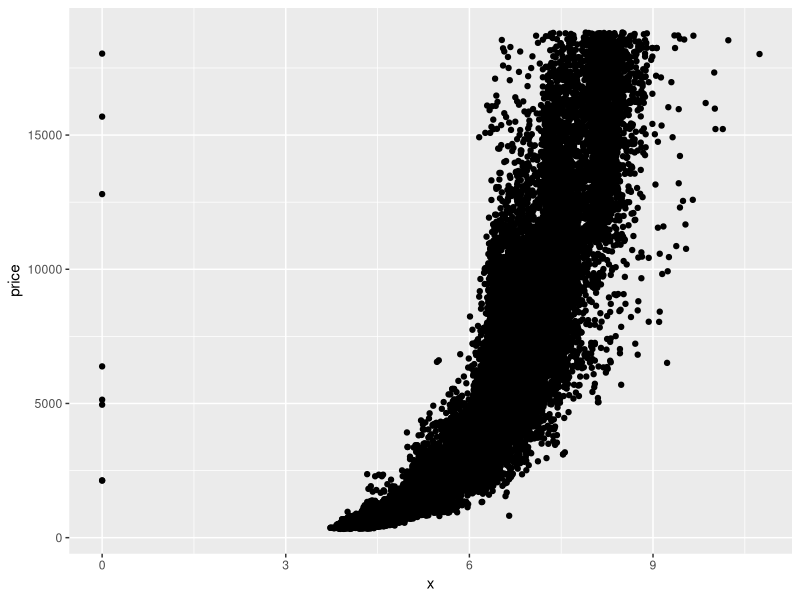
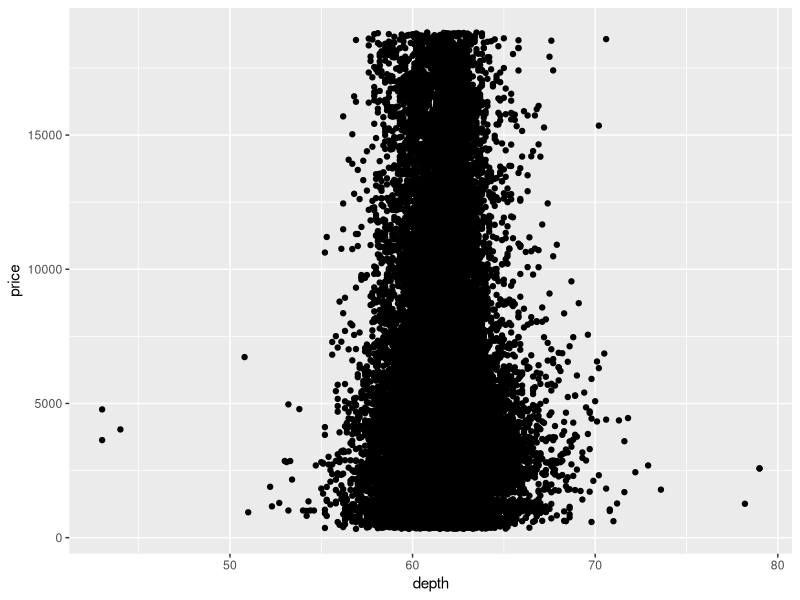
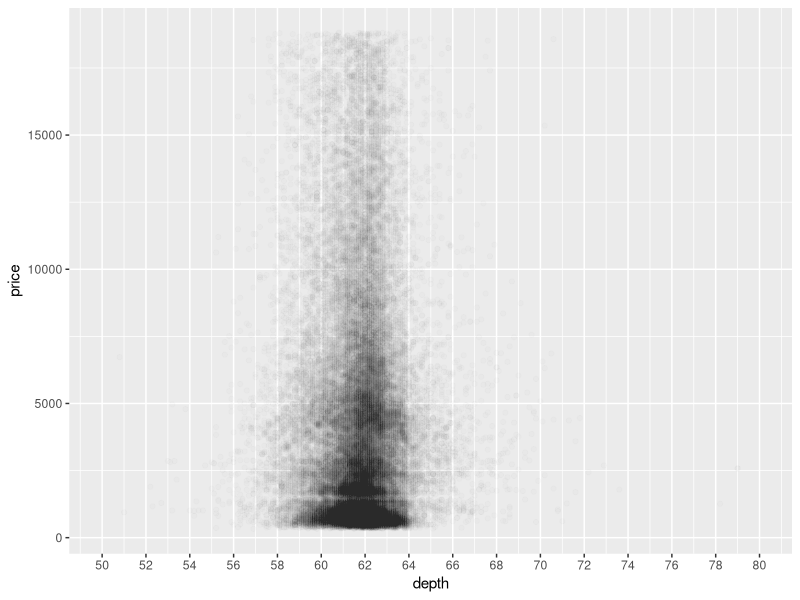
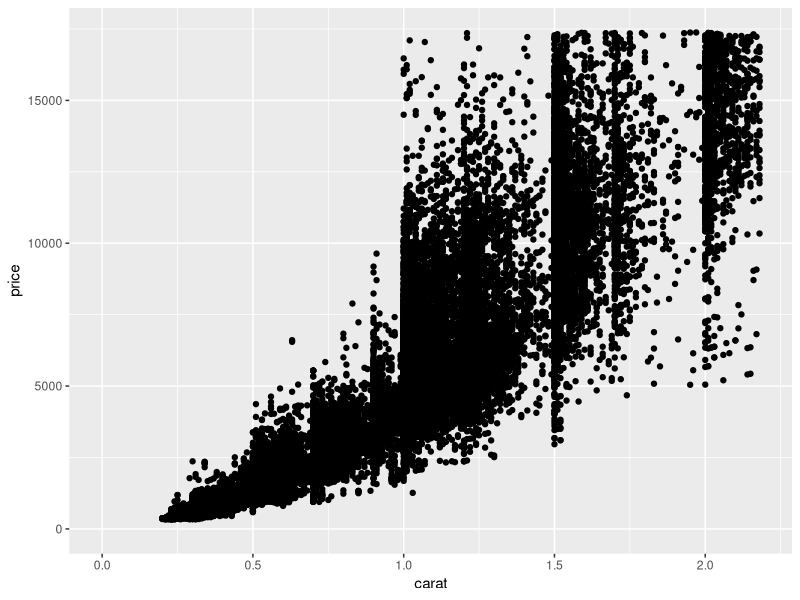
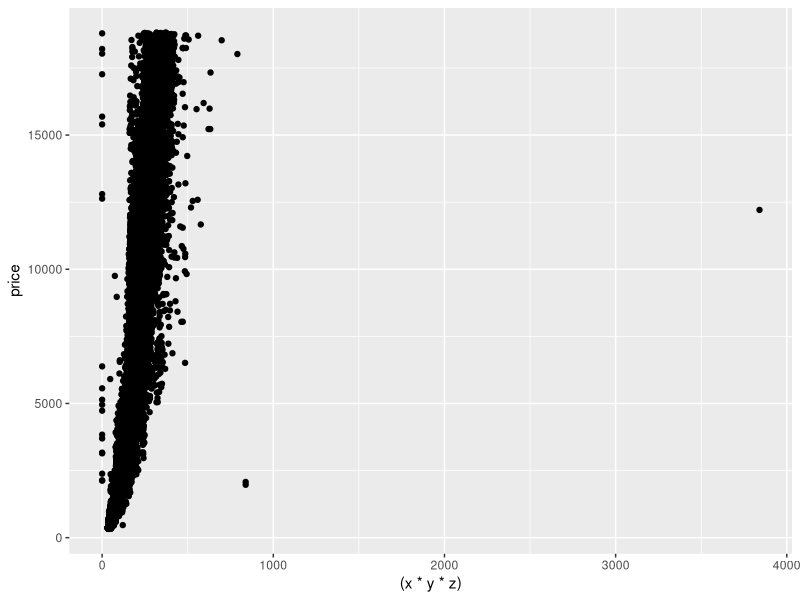
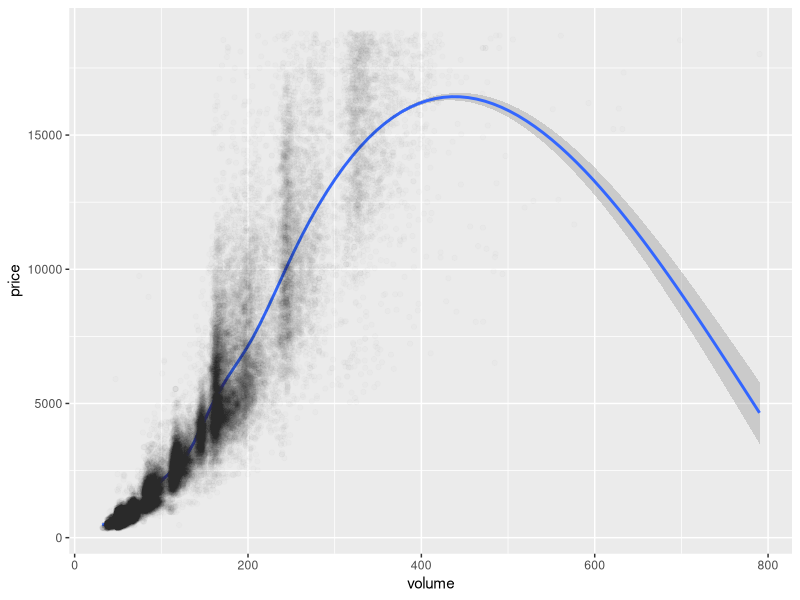
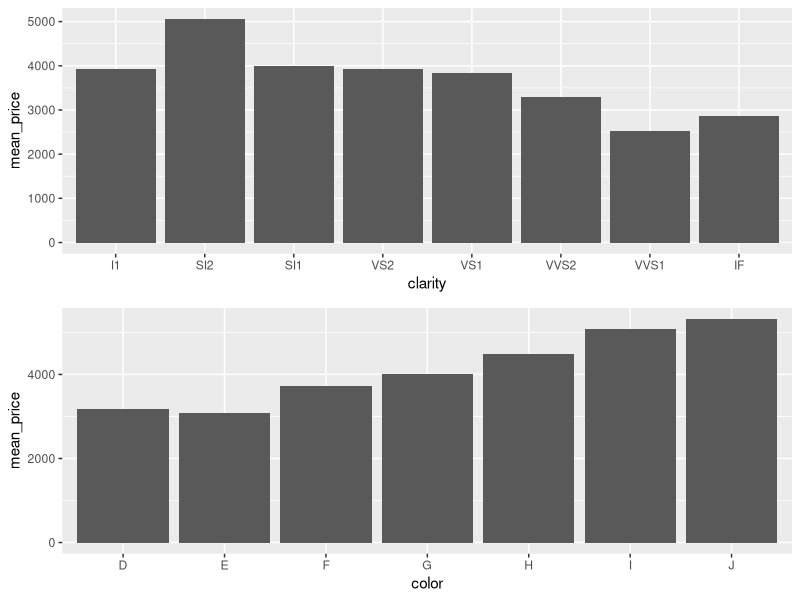

Reproduce these figures in R, in order.
## ---- chunk 1
library(ggplot2)
library(dplyr)
data(diamonds)
## ---- chunk 2
ggplot(aes(x=x,y=price),data=diamonds)+
  geom_point()
## ---- chunk 3
cor.test(diamonds$price,diamonds$x)
cor.test(diamonds$price,diamonds$y)
cor.test(diamonds$price,diamonds$z)
## ---- chunk 4
ggplot(aes(x=depth,y=price),data=diamonds)+
  geom_point()
## ---- chunk 5
ggplot(data = diamonds, aes(x = depth, y = price)) + 
  geom_point(alpha=1/100)+
  scale_x_continuous(limits=c(50,80),breaks=seq(50,80,2))
## ---- chunk 6
cor.test(diamonds$price,diamonds$depth)
## ---- chunk 7
ggplot(aes(x=carat,y=price),data=diamonds)+
  geom_point()+
  xlim(0,quantile(diamonds$carat,probs = 0.99))+
  ylim(0,quantile(diamonds$price,probs = 0.99))
## ---- chunk 8
ggplot(aes(x=(x*y*z),y=price),data=diamonds)+
  geom_point()
## ---- chunk 9
diamonds$volume<-diamonds$x*diamonds$y*diamonds$z
df_alt<-diamonds[diamonds$volume>0 & diamonds$volume<=800, ]
cor.test(df_alt$price,df_alt$volume)
## ---- chunk 10
ggplot(aes(x=volume,y=price),data=df_alt)+
  geom_smooth()+
  geom_point(alpha=1/100)
## ---- chunk 11
clarity_groups<-group_by(diamonds,clarity)
diamondsByClarity<-summarise(clarity_groups,
                             mean_price=mean(price),
                             median_price=median(price),
                             min_price=min(price),
                             max_price=max(price),
                             n=n())
diamondsByClarity
## ---- chunk 12
diamonds_by_clarity<-group_by(diamonds,clarity)
diamonds_mp_by_clarity<-summarise(diamonds_by_clarity,
                                  mean_price=mean(price))

p1<-ggplot(aes(x=clarity,y=mean_price),data=diamonds_mp_by_clarity)+
  geom_bar(stat='identity')

diamonds_by_color<-group_by(diamonds,color)
diamonds_mp_by_color<-summarise(diamonds_by_color,
                                  mean_price=mean(price))

p2<-ggplot(aes(x=color,y=mean_price),data=diamonds_mp_by_color)+
  geom_bar(stat='identity')

library(gridExtra)
grid.arrange(p1,p2,ncol=1)
